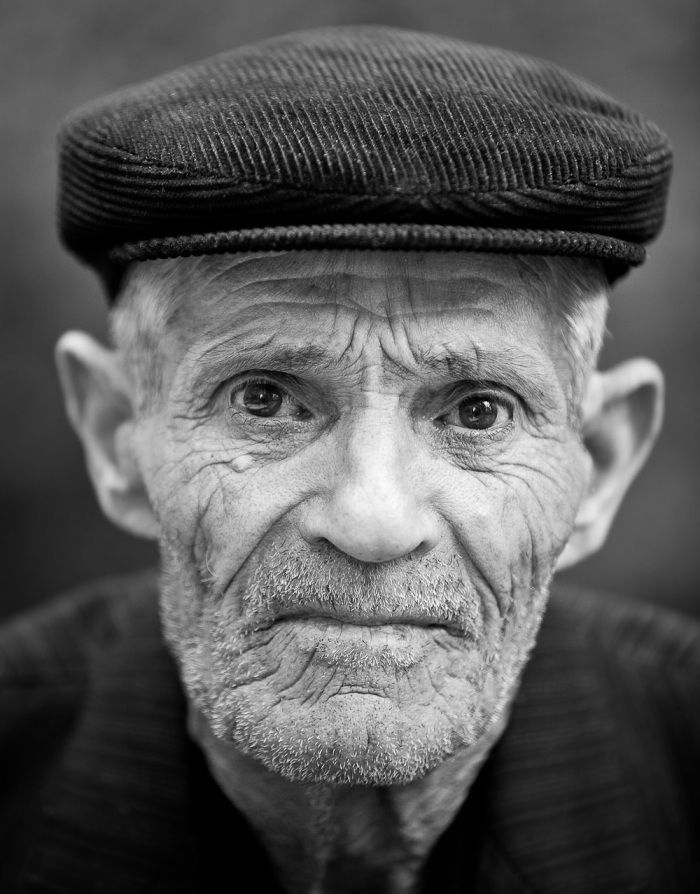
#> input picture Opencv/face detection/old_man.jpg, 700 x 894 px
$ python single_face_detection.py
#> lines starting #> are read from the running program, lines starting #| are printed output that depends on the picture; after the words box and inside, x2 and y2 are one past the last pixel; in counts of white or black regions, pixels touching at a corner belong together
import numpy as np        # Import NumPy (used for numerical operations, though not heavily used here)
import cv2               # Import OpenCV library for image processing

# Load the image from file
image = cv2.imread('old_man.jpg')
#> image is the input picture: shape (894, 700, 3); min 0, max 255, mean 87.3

# Load the Haar Cascade model (pre-trained face detection model)
maths = cv2.CascadeClassifier('haarcascade_frontalface_default.xml')

# Detect faces in the image
# It returns:
# 1. coordinates -> list of rectangles (x, y, width, height)
# 2. noof_faces -> number of faces detected
coordinates, noof_faces = maths.detectMultiScale2(image)
#> coordinates = [[86, 194, 558, 558]]; noof_faces = [29]

# Print number of faces detected
print(noof_faces)
#| [29]

# Print coordinates of detected faces
print(coordinates)
#| [[ 86 194 558 558]]

# Take first detected face's x position (horizontal start point)
x = coordinates[0][0]
#> x = 86

# Take first detected face's y position (vertical start point)
y = coordinates[0][1]
#> y = 194

# Take width of the face
w = coordinates[0][2]
#> w = 558

# Take height of the face
h = coordinates[0][3]
#> h = 558

# Draw a rectangle around the detected face
# (x, y) -> top-left corner
# (x+w, y+h) -> bottom-right corner
# (255, 0, 0) -> blue color in BGR format
# 2 -> thickness of rectangle
cv2.rectangle(image, (x, y), (x + w, y + h), (255, 0, 0), 2)
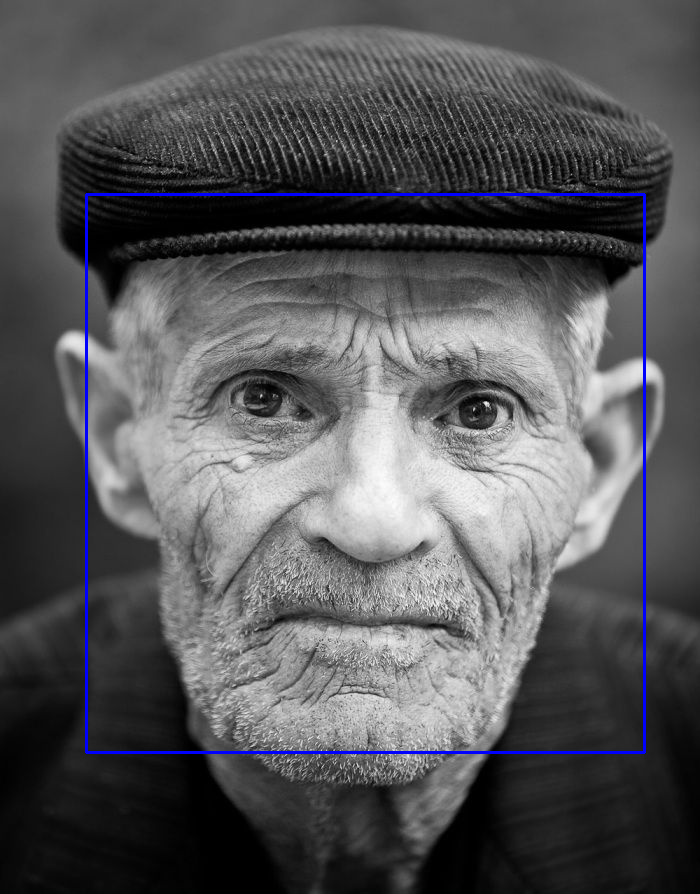
#> image: shape (894, 700, 3); 1.07% of pixels changed, all inside (x1, y1, x2, y2) = (85, 193, 646, 754)

# Show the image in a window
cv2.imshow('image', image)

# Wait until a key is pressed (0 means wait forever)
cv2.waitKey(0)

# Close all OpenCV windows
cv2.destroyAllWindows()

$ run again, with Opencv/face detection/1.jpg copied over Opencv/face detection/old_man.jpg
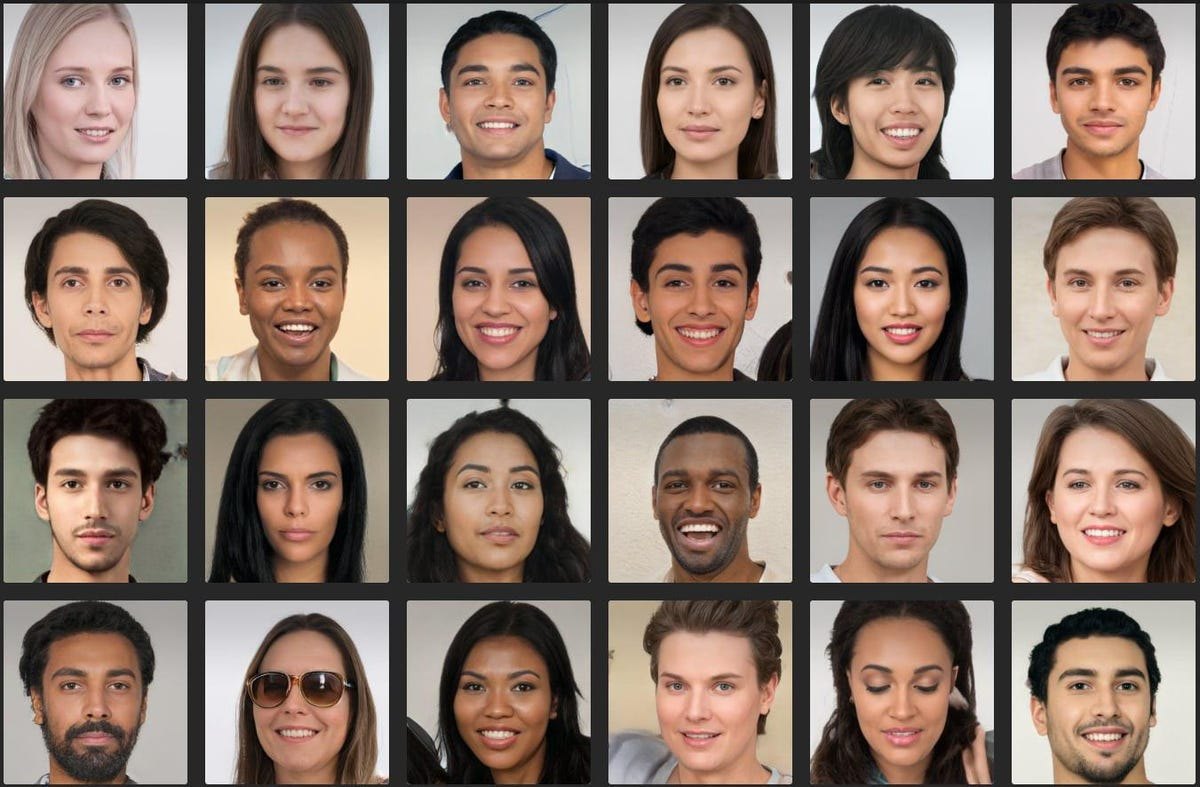
#> input picture Opencv/face detection/1.jpg, 1200 x 787 px
#> image is the input picture: shape (787, 1200, 3); mean B, G, R 106.1, 116.7, 135.2
#> coordinates = 24 rows, first 6: [244, 444, 106, 106], [845, 40, 115, 115], [36, 237, 117, 117], [440, 36, 118, 118], [237, 233, 120, 120], [32, 434, 127, 127]; noof_faces = 24 values, max 166 at index 0, min 42 at index 1, mean 110.6
#| [166  42 120  90 100 126 142 131 132 138 134 151  70  87  87 131  91 115
#|  129  92  82 127 119  53]
#> (printed output is left out)
#> x = 244
#> y = 444
#> w = 106
#> `cv2.rectangle(image, (x, y), (x + w, y + h), (255, 0, 0), 2)`:
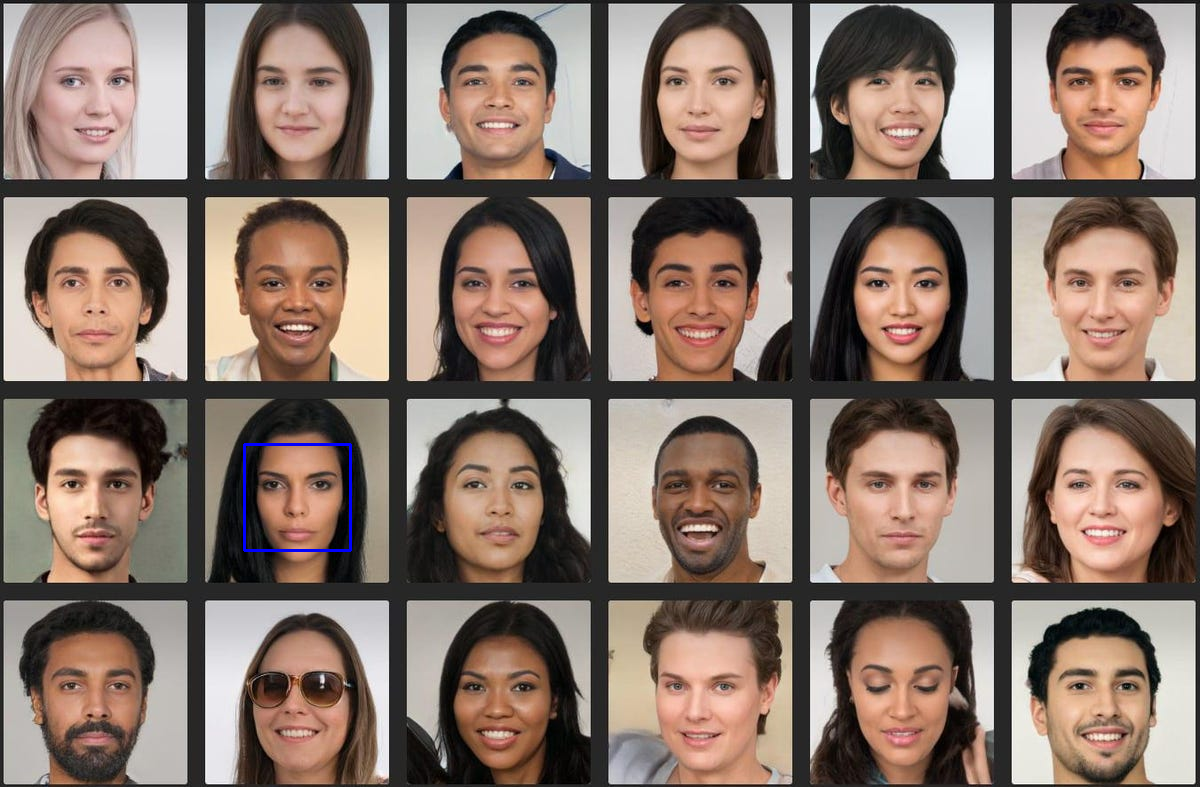
#> image: shape (787, 1200, 3); 0.13% of pixels changed, all inside (x1, y1, x2, y2) = (243, 443, 352, 552)
